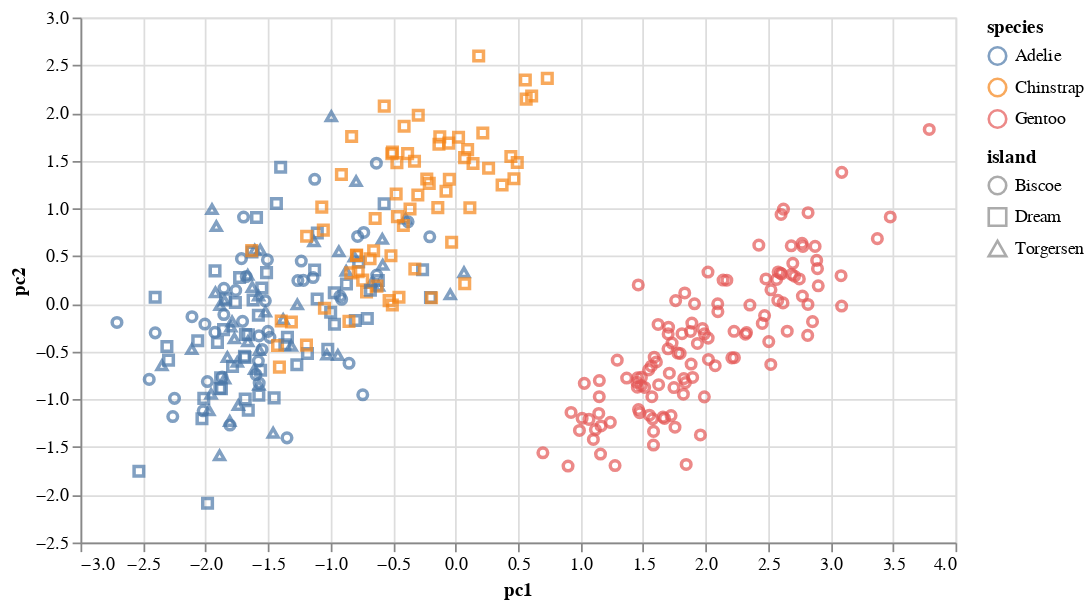

The notebook cell this image was saved under:
### Code cell
from sklearn.decomposition import PCA

# select "features" as X
X = f.select(s.contains("zscore"))

# get the the first 2 principal components to visualize
n_components = 2
pca = PCA(n_components=n_components).fit(X)

# transform the table to get the principal components
t_pca = ibis.memtable(pca.transform(X)).relabel({"col0": "pc1", "col1": "pc2"})

# join the original table with the PCA table, assuming the order is the same
f = f.mutate(row_number=ibis.row_number().over()).join(
    t_pca.mutate(row_number=ibis.row_number().over()), "row_number"
)

# plot the first 2 principal components
chart = (
    alt.Chart(f, width=500)
    .mark_point(size=30)
    .encode(
        x=alt.X("pc1").scale(zero=False),
        y=alt.Y("pc2").scale(zero=False),
        color="species",
        shape="island",
    )
    .interactive()
)
chart

### Figure 1 — Vega-Lite specification as saved in the notebook (floating-point values rounded to 4 significant figures; data arrays with more than 128 entries replaced by an {"elided": "..."} marker saying what was removed)
{"config": {"view": {"continuousWidth": 300, "continuousHeight": 300}}, "data": {"name": "data-649d76ef9823cfa4bbbb713c7181b2cd"}, "mark": {"type": "point", "size": 30}, "encoding": {"color": {"field": "species", "type": "nominal"}, "shape": {"field": "island", "type": "nominal"}, "x": {"field": "pc1", "scale": {"zero": false}, "type": "quantitative"}, "y": {"field": "pc2", "scale": {"zero": false}, "type": "quantitative"}}, "params": [{"name": "param_2", "select": {"type": "interval", "encodings": ["x", "y"]}, "bind": "scales"}], "width": 500, "$schema": "https://vega.github.io/schema/vega-lite/v5.8.0.json", "datasets": {"data-649d76ef9823cfa4bbbb713c7181b2cd": {"elided": "333 records"}}}
